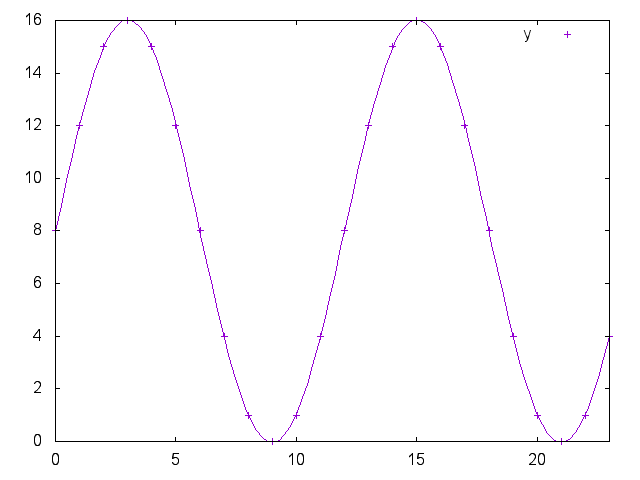

The script that drew this image:
#!/usr/bin/env gnuplot

set terminal png

f(x) = a * sin(b * x + c) + d
b = 2.0 * pi / 12.0
d = 8.0
fit f(x) 'points.in' skip 1 using 1:3 via a, b, c, d

set multiplot
set xrange [0:23]
set yrange [0:16]
plot 'points.in' using 1:3 title columnheader
plot f(x) notitle
unset multiplot
